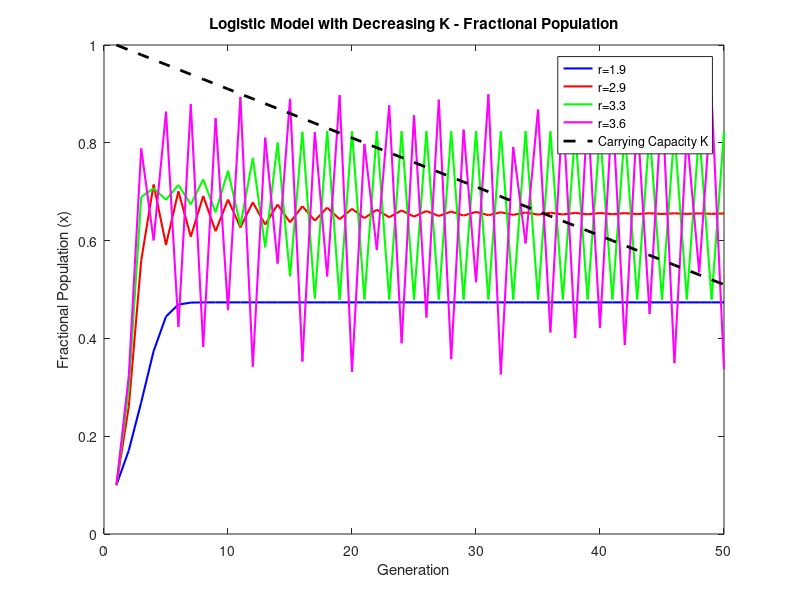
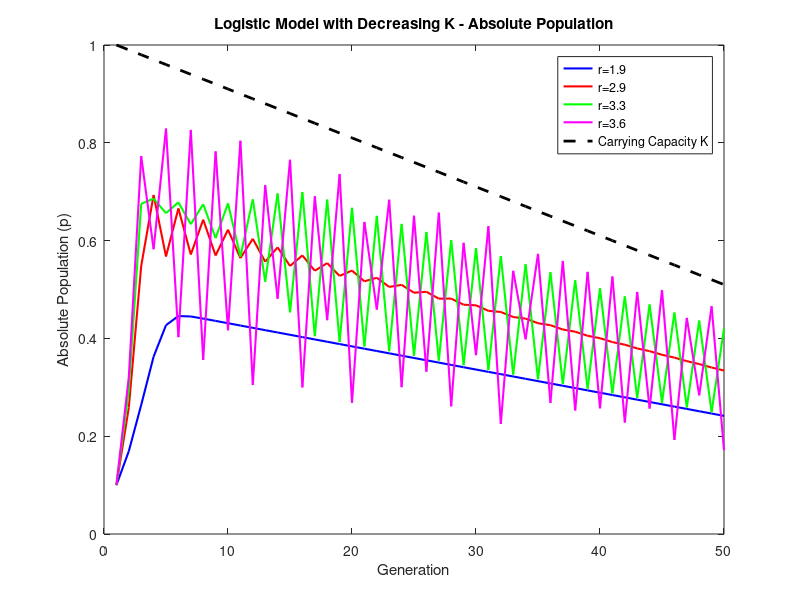

The MATLAB source for these figures, in order:
clear all; close all; clc;

logistic_data = dlmread('1_logistic_model_2.txt', '', 1, 0);
generation = logistic_data(:,1);
x_values = logistic_data(:,2:5);
p_values = logistic_data(:,6:9);
K_values = logistic_data(:,10);

% Plot fractional population (x)
figure(1);
plot(generation, x_values(:,1), 'b-', 'LineWidth', 1.5, 'DisplayName', 'r=1.9');
hold on;
plot(generation, x_values(:,2), 'r-', 'LineWidth', 1.5, 'DisplayName', 'r=2.9');
plot(generation, x_values(:,3), 'g-', 'LineWidth', 1.5, 'DisplayName', 'r=3.3');
plot(generation, x_values(:,4), 'm-', 'LineWidth', 1.5, 'DisplayName', 'r=3.6');
plot(generation, K_values, 'k--', 'LineWidth', 2, 'DisplayName', 'Carrying Capacity K');
hold off;

xlabel('Generation');
ylabel('Fractional Population (x)');
title('Logistic Model with Decreasing K - Fractional Population');
legend('Location', 'best');


figure(2);
plot(generation, p_values(:,1), 'b-', 'LineWidth', 1.5, 'DisplayName', 'r=1.9');
hold on;
plot(generation, p_values(:,2), 'r-', 'LineWidth', 1.5, 'DisplayName', 'r=2.9');
plot(generation, p_values(:,3), 'g-', 'LineWidth', 1.5, 'DisplayName', 'r=3.3');
plot(generation, p_values(:,4), 'm-', 'LineWidth', 1.5, 'DisplayName', 'r=3.6');
plot(generation, K_values, 'k--', 'LineWidth', 2, 'DisplayName', 'Carrying Capacity K');
hold off;

xlabel('Generation');
ylabel('Absolute Population (p)');
title('Logistic Model with Decreasing K - Absolute Population');
legend('Location', 'best');
